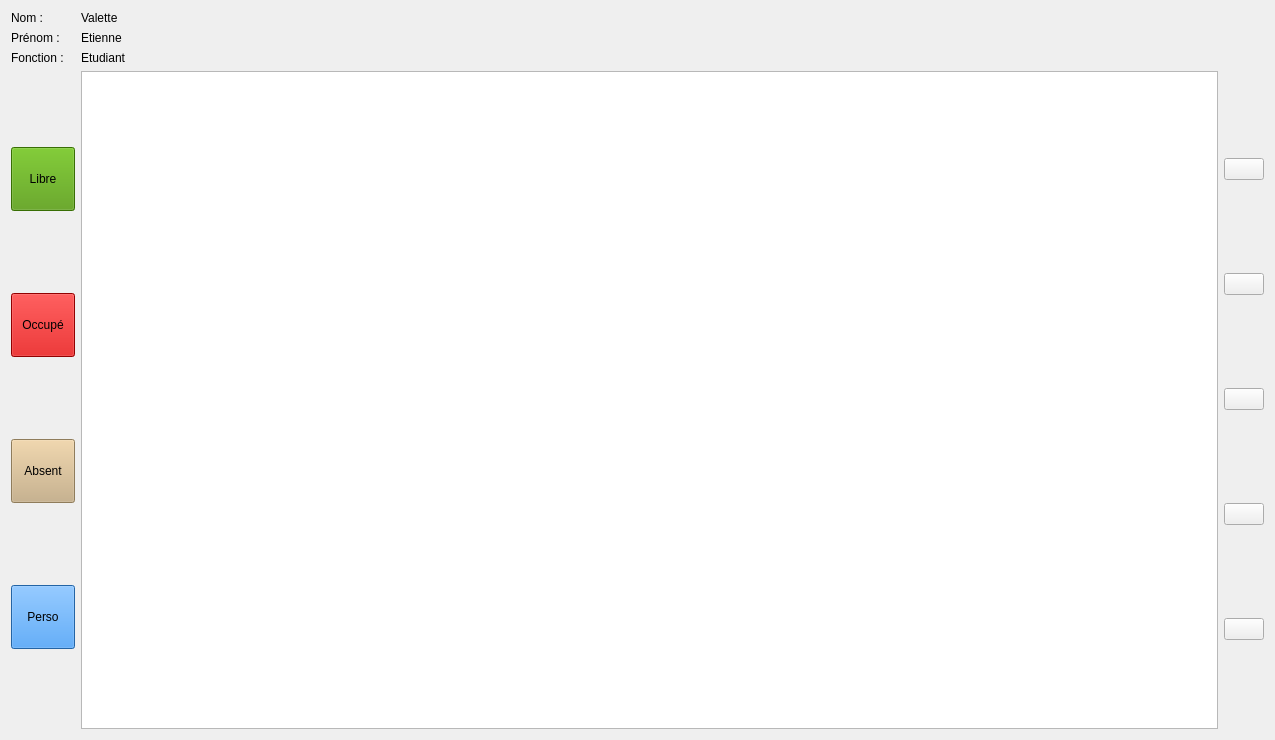
<?xml version="1.0" encoding="UTF-8"?>
<ui version="4.0">
 <class>IhmGroom</class>
 <widget class="QWidget" name="IhmGroom">
  <property name="geometry">
   <rect>
    <x>0</x>
    <y>0</y>
    <width>1275</width>
    <height>740</height>
   </rect>
  </property>
  <property name="windowTitle">
   <string>IhmGroom</string>
  </property>
  <layout class="QGridLayout" name="gridLayout">
   <item row="1" column="0">
    <layout class="QVBoxLayout" name="verticalLayout_2">
     <item>
      <widget class="QPushButton" name="pushButton_3">
       <property name="enabled">
        <bool>true</bool>
       </property>
       <property name="sizePolicy">
        <sizepolicy hsizetype="Minimum" vsizetype="Fixed">
         <horstretch>0</horstretch>
         <verstretch>0</verstretch>
        </sizepolicy>
       </property>
       <property name="minimumSize">
        <size>
         <width>0</width>
         <height>0</height>
        </size>
       </property>
       <property name="maximumSize">
        <size>
         <width>64</width>
         <height>64</height>
        </size>
       </property>
       <property name="baseSize">
        <size>
         <width>64</width>
         <height>64</height>
        </size>
       </property>
       <property name="styleSheet">
        <string notr="true">color: rgb(0, 0, 0);
background-color: rgb(78, 154, 6);</string>
       </property>
       <property name="text">
        <string>Libre</string>
       </property>
       <property name="iconSize">
        <size>
         <width>64</width>
         <height>64</height>
        </size>
       </property>
      </widget>
     </item>
     <item>
      <widget class="QPushButton" name="pushButton_4">
       <property name="maximumSize">
        <size>
         <width>64</width>
         <height>64</height>
        </size>
       </property>
       <property name="styleSheet">
        <string notr="true">background-color: rgb(204, 0, 0);
color: rgb(0, 0, 0);</string>
       </property>
       <property name="text">
        <string>Occupé</string>
       </property>
      </widget>
     </item>
     <item>
      <widget class="QPushButton" name="pushButton_2">
       <property name="maximumSize">
        <size>
         <width>64</width>
         <height>64</height>
        </size>
       </property>
       <property name="styleSheet">
        <string notr="true">color: rgb(0, 0, 0);
background-color: rgb(200, 173, 127);</string>
       </property>
       <property name="text">
        <string>Absent</string>
       </property>
      </widget>
     </item>
     <item>
      <widget class="QPushButton" name="pushButton">
       <property name="maximumSize">
        <size>
         <width>64</width>
         <height>64</height>
        </size>
       </property>
       <property name="styleSheet">
        <string notr="true">color: rgb(0, 0, 0);
background-color: rgb(49, 140, 231);</string>
       </property>
       <property name="text">
        <string>Perso</string>
       </property>
      </widget>
     </item>
    </layout>
   </item>
   <item row="1" column="1">
    <layout class="QVBoxLayout" name="verticalLayout">
     <item>
      <widget class="QListView" name="listView">
       <property name="sizePolicy">
        <sizepolicy hsizetype="Expanding" vsizetype="Expanding">
         <horstretch>0</horstretch>
         <verstretch>0</verstretch>
        </sizepolicy>
       </property>
       <property name="baseSize">
        <size>
         <width>64</width>
         <height>64</height>
        </size>
       </property>
      </widget>
     </item>
    </layout>
   </item>
   <item row="1" column="2">
    <layout class="QVBoxLayout" name="verticalLayout_3">
     <item>
      <widget class="QPushButton" name="pushButton_5">
       <property name="enabled">
        <bool>true</bool>
       </property>
       <property name="autoFillBackground">
        <bool>false</bool>
       </property>
       <property name="text">
        <string/>
       </property>
       <property name="icon">
        <iconset resource="icon.qrc">
         <normaloff>:/bellEnable.png</normaloff>
         <disabledoff>:/bellDisable.png</disabledoff>:/bellEnable.png</iconset>
       </property>
       <property name="iconSize">
        <size>
         <width>64</width>
         <height>64</height>
        </size>
       </property>
      </widget>
     </item>
     <item>
      <widget class="QPushButton" name="pushButton_8">
       <property name="text">
        <string/>
       </property>
       <property name="icon">
        <iconset resource="icon.qrc">
         <normaloff>:/import.png</normaloff>:/import.png</iconset>
       </property>
       <property name="iconSize">
        <size>
         <width>64</width>
         <height>64</height>
        </size>
       </property>
      </widget>
     </item>
     <item>
      <widget class="QPushButton" name="pushButton_7">
       <property name="text">
        <string/>
       </property>
       <property name="icon">
        <iconset resource="icon.qrc">
         <normaloff>:/alert.png</normaloff>:/alert.png</iconset>
       </property>
       <property name="iconSize">
        <size>
         <width>64</width>
         <height>64</height>
        </size>
       </property>
      </widget>
     </item>
     <item>
      <widget class="QPushButton" name="pushButton_9">
       <property name="text">
        <string/>
       </property>
       <property name="icon">
        <iconset resource="icon.qrc">
         <normaloff>:/Bdd.png</normaloff>:/Bdd.png</iconset>
       </property>
       <property name="iconSize">
        <size>
         <width>64</width>
         <height>64</height>
        </size>
       </property>
      </widget>
     </item>
     <item>
      <widget class="QPushButton" name="pushButton_6">
       <property name="text">
        <string/>
       </property>
       <property name="icon">
        <iconset resource="icon.qrc">
         <normaloff>:/settings.png</normaloff>:/settings.png</iconset>
       </property>
       <property name="iconSize">
        <size>
         <width>64</width>
         <height>64</height>
        </size>
       </property>
      </widget>
     </item>
    </layout>
   </item>
   <item row="0" column="0">
    <layout class="QVBoxLayout" name="verticalLayout_4">
     <item>
      <widget class="QLabel" name="label_3">
       <property name="text">
        <string>Nom : </string>
       </property>
      </widget>
     </item>
     <item>
      <widget class="QLabel" name="label_2">
       <property name="text">
        <string>Prénom :</string>
       </property>
      </widget>
     </item>
     <item>
      <widget class="QLabel" name="label">
       <property name="text">
        <string>Fonction :</string>
       </property>
      </widget>
     </item>
    </layout>
   </item>
   <item row="0" column="1">
    <layout class="QVBoxLayout" name="verticalLayout_5">
     <item>
      <widget class="QLabel" name="label_Nom">
       <property name="text">
        <string>Valette</string>
       </property>
      </widget>
     </item>
     <item>
      <widget class="QLabel" name="label_Prenom">
       <property name="text">
        <string>Etienne</string>
       </property>
      </widget>
     </item>
     <item>
      <widget class="QLabel" name="label_Fonction">
       <property name="text">
        <string>Etudiant</string>
       </property>
      </widget>
     </item>
    </layout>
   </item>
  </layout>
 </widget>
 <layoutdefault spacing="6" margin="11"/>
 <resources>
  <include location="icon.qrc"/>
 </resources>
 <connections/>
</ui>
